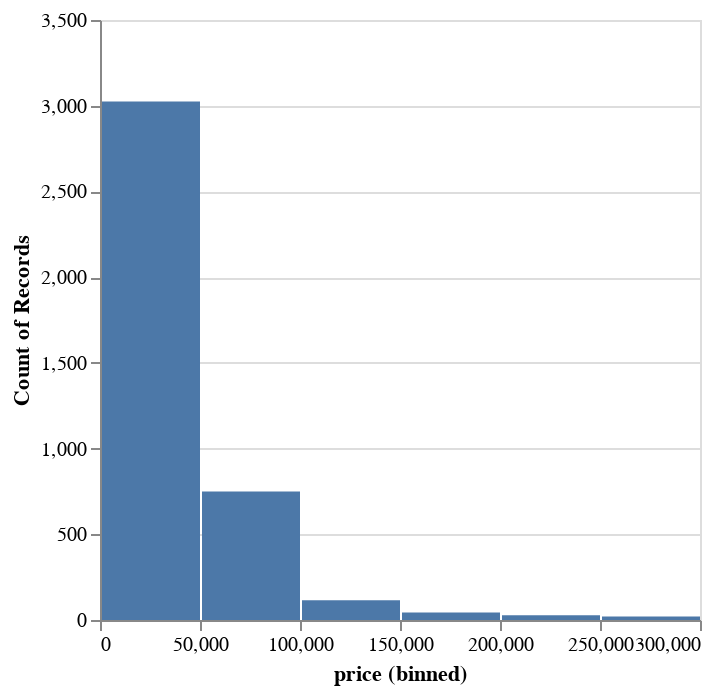

Notebook cell for this chart:
### Code cell
df.filter(pl.col("price") < 300000)["price"].plot.hist()
#skewed towards normally price or used cars which makes sense obviously

### Figure 1 — Vega-Lite specification as saved in the notebook (floating-point values rounded to 4 significant figures; data arrays with more than 128 entries replaced by an {"elided": "..."} marker saying what was removed)
{"config": {"view": {"continuousWidth": 300, "continuousHeight": 300}}, "data": {"name": "data-26c55dc7e6f4e5d422a88d2321e9321e"}, "mark": {"type": "bar", "tooltip": true}, "encoding": {"x": {"bin": true, "field": "price", "type": "quantitative"}, "y": {"aggregate": "count", "type": "quantitative"}}, "params": [{"name": "param_4", "select": {"type": "interval", "encodings": ["x", "y"]}, "bind": "scales"}], "$schema": "https://vega.github.io/schema/vega-lite/v5.20.1.json", "datasets": {"data-26c55dc7e6f4e5d422a88d2321e9321e": {"elided": "3981 records"}}}
